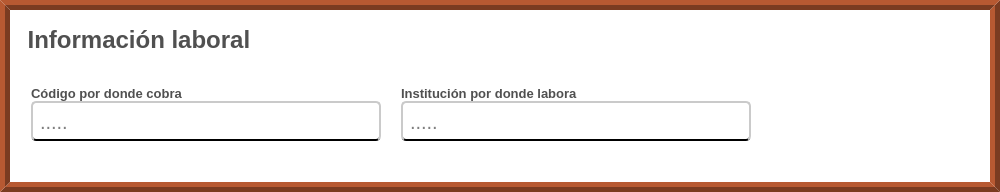
              <widget class="QFrame" name="info_laboral">
               <property name="sizePolicy">
                <sizepolicy hsizetype="Preferred" vsizetype="Preferred">
                 <horstretch>0</horstretch>
                 <verstretch>10</verstretch>
                </sizepolicy>
               </property>
               <property name="minimumSize">
                <size>
                 <width>1000</width>
                 <height>130</height>
                </size>
               </property>
               <property name="styleSheet">
                <string notr="true">QFrame{
	background-color: rgb(255, 255, 255);
	border:10px ridge rgb(122, 59, 33);
}</string>
               </property>
               <property name="frameShape">
                <enum>QFrame::NoFrame</enum>
               </property>
               <property name="frameShadow">
                <enum>QFrame::Raised</enum>
               </property>
               <layout class="QVBoxLayout" name="verticalLayout">
                <property name="topMargin">
                 <number>20</number>
                </property>
                <item>
                 <widget class="QLabel" name="label_titulo_del_segmento_info_laboral">
                  <property name="maximumSize">
                   <size>
                    <width>16777215</width>
                    <height>20</height>
                   </size>
                  </property>
                  <property name="font">
                   <font>
                    <family>Arial</family>
                    <pointsize>18</pointsize>
                    <weight>75</weight>
                    <bold>true</bold>
                   </font>
                  </property>
                  <property name="styleSheet">
                   <string notr="true">QLabel{
	
	
	color: rgb(80, 80, 80);
	border:none;
	border-color: #ffffff;


}
</string>
                  </property>
                  <property name="text">
                   <string> Información laboral</string>
                  </property>
                  <property name="scaledContents">
                   <bool>false</bool>
                  </property>
                 </widget>
                </item>
                <item>
                 <widget class="QFrame" name="preguntas_info_laboral">
                  <property name="styleSheet">
                   <string notr="true">border-radius:0px;
/*border:1px solid;*/
border:none;</string>
                  </property>
                  <property name="frameShape">
                   <enum>QFrame::StyledPanel</enum>
                  </property>
                  <property name="frameShadow">
                   <enum>QFrame::Raised</enum>
                  </property>
                  <layout class="QGridLayout" name="gridLayout_7">
                   <property name="leftMargin">
                    <number>10</number>
                   </property>
                   <property name="topMargin">
                    <number>30</number>
                   </property>
                   <property name="rightMargin">
                    <number>10</number>
                   </property>
                   <property name="bottomMargin">
                    <number>30</number>
                   </property>
                   <property name="horizontalSpacing">
                    <number>20</number>
                   </property>
                   <property name="verticalSpacing">
                    <number>0</number>
                   </property>
                   <item row="0" column="1" alignment="Qt::AlignTop">
                    <widget class="QLabel" name="label_institucion_donde_laboral">
                     <property name="maximumSize">
                      <size>
                       <width>16777215</width>
                       <height>40</height>
                      </size>
                     </property>
                     <property name="font">
                      <font>
                       <family>Arial</family>
                       <pointsize>10</pointsize>
                       <weight>75</weight>
                       <bold>true</bold>
                      </font>
                     </property>
                     <property name="styleSheet">
                      <string notr="true">QLabel{
	
	color: rgb(80, 80, 80);

	border-color: #ffffff;


}
</string>
                     </property>
                     <property name="text">
                      <string>Institución por donde labora</string>
                     </property>
                     <property name="scaledContents">
                      <bool>false</bool>
                     </property>
                    </widget>
                   </item>
                   <item row="0" column="0" alignment="Qt::AlignTop">
                    <widget class="QLabel" name="label_codigo_por_donde_cobra">
                     <property name="maximumSize">
                      <size>
                       <width>16777215</width>
                       <height>40</height>
                      </size>
                     </property>
                     <property name="font">
                      <font>
                       <family>Arial</family>
                       <pointsize>10</pointsize>
                       <weight>75</weight>
                       <bold>true</bold>
                      </font>
                     </property>
                     <property name="styleSheet">
                      <string notr="true">QLabel{
	
	color: rgb(80, 80, 80);

	border-color: #ffffff;


}
</string>
                     </property>
                     <property name="text">
                      <string>Código por donde cobra</string>
                     </property>
                     <property name="scaledContents">
                      <bool>false</bool>
                     </property>
                    </widget>
                   </item>
                   <item row="1" column="0" alignment="Qt::AlignTop">
                    <widget class="QLineEdit" name="input_codigo_por_donde_cobra">
                     <property name="sizePolicy">
                      <sizepolicy hsizetype="Fixed" vsizetype="Fixed">
                       <horstretch>0</horstretch>
                       <verstretch>10</verstretch>
                      </sizepolicy>
                     </property>
                     <property name="minimumSize">
                      <size>
                       <width>350</width>
                       <height>40</height>
                      </size>
                     </property>
                     <property name="font">
                      <font>
                       <family>Arial</family>
                       <pointsize>15</pointsize>
                      </font>
                     </property>
                     <property name="styleSheet">
                      <string notr="true">QLineEdit{
	
	background-color: rgb(255, 255, 255);
	border-radius:5px;
	padding-left: 5px;
 padding-right:5px;
	padding-top:1px;
	border-bottom:2px solid black  ;
	border-top: 2px solid rgb(202, 202, 202);
	border-left: 2px solid rgb(202, 202, 202);
	border-right: 2px solid rgb(202, 202, 202);

}

QLineEdit:focus{

	border: 2px solid rgb(17, 192, 255)



}
</string>
                     </property>
                     <property name="placeholderText">
                      <string>.....</string>
                     </property>
                    </widget>
                   </item>
                   <item row="1" column="1" alignment="Qt::AlignLeft|Qt::AlignTop">
                    <widget class="QLineEdit" name="input_institucion_donde_laboral">
                     <property name="sizePolicy">
                      <sizepolicy hsizetype="Fixed" vsizetype="Fixed">
                       <horstretch>0</horstretch>
                       <verstretch>10</verstretch>
                      </sizepolicy>
                     </property>
                     <property name="minimumSize">
                      <size>
                       <width>350</width>
                       <height>40</height>
                      </size>
                     </property>
                     <property name="font">
                      <font>
                       <family>Arial</family>
                       <pointsize>15</pointsize>
                      </font>
                     </property>
                     <property name="styleSheet">
                      <string notr="true">QLineEdit{
	
	background-color: rgb(255, 255, 255);
	border-radius:5px;
	padding-left: 5px;
 padding-right:5px;
	padding-top:1px;
	border-bottom:2px solid black  ;
	border-top: 2px solid rgb(202, 202, 202);
	border-left: 2px solid rgb(202, 202, 202);
	border-right: 2px solid rgb(202, 202, 202);

}

QLineEdit:focus{

	border: 2px solid rgb(17, 192, 255)



}
</string>
                     </property>
                     <property name="placeholderText">
                      <string>.....</string>
                     </property>
                    </widget>
                   </item>
                  </layout>
                  <zorder>input_codigo_por_donde_cobra</zorder>
                  <zorder>input_institucion_donde_laboral</zorder>
                  <zorder>label_institucion_donde_laboral</zorder>
                  <zorder>label_codigo_por_donde_cobra</zorder>
                 </widget>
                </item>
               </layout>
              </widget>
